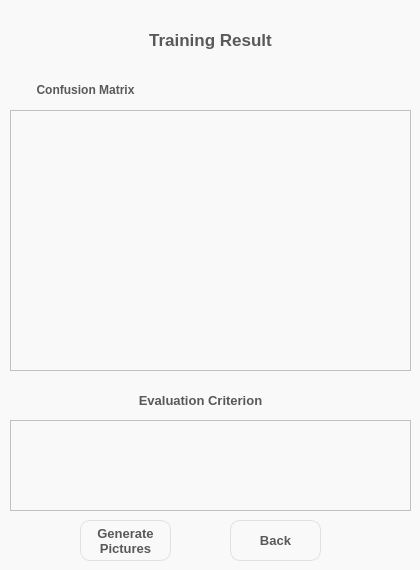
     <widget class="QWidget" name="result_page">
      <property name="styleSheet">
       <string notr="true">background-color: rgb(249,249,249);</string>
      </property>
      <widget class="QLabel" name="label_16">
       <property name="geometry">
        <rect>
         <x>80</x>
         <y>20</y>
         <width>261</width>
         <height>41</height>
        </rect>
       </property>
       <property name="font">
        <font>
         <family>Segoe UI</family>
         <pointsize>13</pointsize>
         <weight>75</weight>
         <bold>true</bold>
        </font>
       </property>
       <property name="styleSheet">
        <string notr="true">color: rgb(90, 89, 90);</string>
       </property>
       <property name="text">
        <string>&lt;html&gt;&lt;head/&gt;&lt;body&gt;&lt;p align=&quot;center&quot;&gt;Training Result&lt;/p&gt;&lt;/body&gt;&lt;/html&gt;</string>
       </property>
      </widget>
      <widget class="QTableWidget" name="cm_table_">
       <property name="geometry">
        <rect>
         <x>10</x>
         <y>110</y>
         <width>401</width>
         <height>261</height>
        </rect>
       </property>
       <property name="styleSheet">
        <string notr="true">background-color: rgb(249, 249, 249);
color: rgb(90, 89, 90);</string>
       </property>
       <property name="editTriggers">
        <set>QAbstractItemView::NoEditTriggers</set>
       </property>
      </widget>
      <widget class="QLabel" name="label_17">
       <property name="geometry">
        <rect>
         <x>30</x>
         <y>80</y>
         <width>111</width>
         <height>21</height>
        </rect>
       </property>
       <property name="font">
        <font>
         <family>Segoe UI</family>
         <weight>75</weight>
         <bold>true</bold>
        </font>
       </property>
       <property name="styleSheet">
        <string notr="true">color: rgb(90, 89, 90);</string>
       </property>
       <property name="text">
        <string>&lt;html&gt;&lt;head/&gt;&lt;body&gt;&lt;p align=&quot;center&quot;&gt;Confusion Matrix&lt;/p&gt;&lt;/body&gt;&lt;/html&gt;</string>
       </property>
      </widget>
      <widget class="QLabel" name="label_18">
       <property name="geometry">
        <rect>
         <x>30</x>
         <y>390</y>
         <width>341</width>
         <height>21</height>
        </rect>
       </property>
       <property name="font">
        <font>
         <family>Segoe UI</family>
         <pointsize>10</pointsize>
         <weight>75</weight>
         <bold>true</bold>
        </font>
       </property>
       <property name="styleSheet">
        <string notr="true">color: rgb(90, 89, 90);</string>
       </property>
       <property name="text">
        <string>&lt;html&gt;&lt;head/&gt;&lt;body&gt;&lt;p align=&quot;center&quot;&gt;Evaluation Criterion&lt;/p&gt;&lt;/body&gt;&lt;/html&gt;</string>
       </property>
      </widget>
      <widget class="QPushButton" name="matplot_btn">
       <property name="geometry">
        <rect>
         <x>80</x>
         <y>520</y>
         <width>91</width>
         <height>41</height>
        </rect>
       </property>
       <property name="font">
        <font>
         <family>Segoe UI</family>
         <pointsize>10</pointsize>
         <weight>75</weight>
         <bold>true</bold>
        </font>
       </property>
       <property name="styleSheet">
        <string notr="true">QPushButton#matplot_btn {
    border-radius: 10px;
border: 1px solid rgb(224,224,224);
    color: rgb(90, 89, 90);
}

QPushButton:hover {
    /* Add your hover effect styles here */
    background-color: rgb(170,172,175); /* Example: change background color to red */
}
</string>
       </property>
       <property name="text">
        <string>Generate
Pictures</string>
       </property>
      </widget>
      <widget class="QPushButton" name="back_result_btn_">
       <property name="geometry">
        <rect>
         <x>230</x>
         <y>520</y>
         <width>91</width>
         <height>41</height>
        </rect>
       </property>
       <property name="font">
        <font>
         <family>Segoe UI</family>
         <pointsize>10</pointsize>
         <weight>75</weight>
         <bold>true</bold>
        </font>
       </property>
       <property name="styleSheet">
        <string notr="true">QPushButton#back_result_btn_ {
    border-radius: 10px;
border: 1px solid rgb(224,224,224);
    color: rgb(90, 89, 90);
}

QPushButton:hover {
    /* Add your hover effect styles here */
    background-color: rgb(170,172,175); /* Example: change background color to red */
}
</string>
       </property>
       <property name="text">
        <string>Back</string>
       </property>
      </widget>
      <widget class="QPlainTextEdit" name="as_table_">
       <property name="geometry">
        <rect>
         <x>10</x>
         <y>420</y>
         <width>401</width>
         <height>91</height>
        </rect>
       </property>
       <property name="font">
        <font>
         <family>Segoe UI</family>
         <pointsize>10</pointsize>
         <weight>75</weight>
         <bold>true</bold>
        </font>
       </property>
       <property name="styleSheet">
        <string notr="true">background-color: rgb(249, 249, 249);
color: rgb(90, 89, 90);</string>
       </property>
       <property name="readOnly">
        <bool>true</bool>
       </property>
      </widget>
     </widget>
